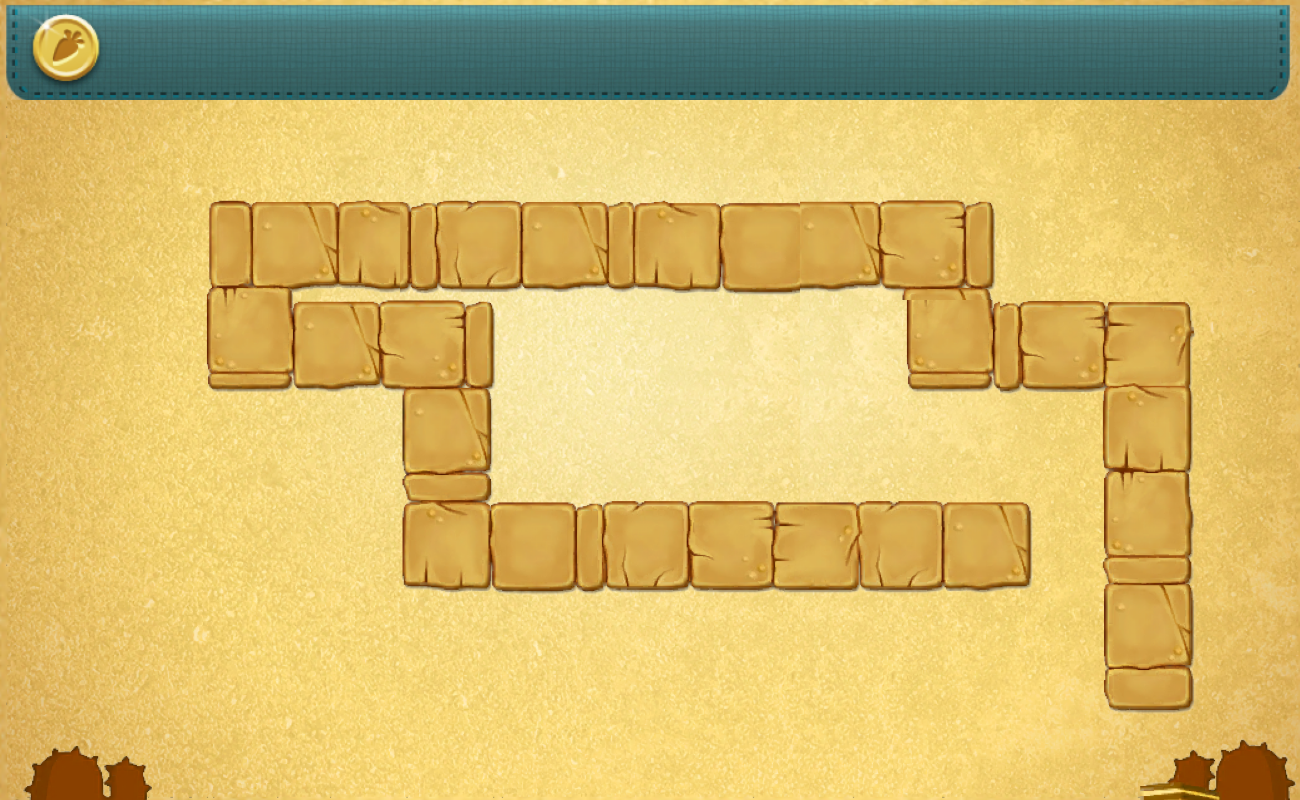

Below is a game level as drawn by its tile map, then a one-line description and the .tmx file that defines it, in full:
An orthogonal 13x8 tile map with 100x100 px tiles, 3 tile layers (Background, Map, Headline), 3 tilesets and 69 objects.

<map version="1.10" tiledversion="1.11.0" orientation="orthogonal" renderorder="right-down" width="13" height="8" tilewidth="100" tileheight="100" infinite="0" nextlayerid="9" nextobjectid="78">
 <tileset firstgid="1" name="Background3.1" tilewidth="100" tileheight="100" tilecount="96" columns="12">
  <image source="Background3.1.png" width="1200" height="807" />
 </tileset>
 <tileset firstgid="97" name="BG3" tilewidth="100" tileheight="100" tilecount="60" columns="12">
  <image source="BG3.png" width="1200" height="591" />
 </tileset>
 <tileset firstgid="157" name="Headline" tilewidth="100" tileheight="100" tilecount="13" columns="13">
  <image source="Headline.png" width="1300" height="118" />
 </tileset>
 <layer id="1" name="Background" width="13" height="8">
  <data encoding="csv">
1,2,3,4,5,6,7,8,8,9,10,11,12,
13,14,15,16,17,18,19,20,20,21,22,23,24,
25,26,27,28,29,30,31,32,32,33,34,35,36,
37,38,39,40,41,42,43,44,44,45,46,47,48,
49,50,51,52,53,54,55,56,56,57,58,59,60,
61,62,63,64,65,66,67,68,68,69,70,71,72,
73,74,75,76,77,78,79,80,80,81,82,83,84,
85,86,87,88,89,90,91,92,92,93,94,95,96
</data>
 </layer>
 <layer id="2" name="Map" width="13" height="8">
  <data encoding="csv">
0,0,0,0,0,0,0,0,0,0,0,0,0,
0,0,0,0,0,0,0,0,0,0,0,0,0,
0,0,110,111,113,114,115,116,123,124,0,0,0,
0,0,122,123,124,0,0,0,121,122,106,107,0,
0,0,0,135,136,0,0,0,0,0,118,119,0,
0,0,0,0,148,149,150,151,152,153,154,131,0,
0,0,0,0,0,0,0,0,0,0,142,143,0,
145,146,0,0,0,0,0,0,0,0,0,155,156
</data>
 </layer>
 <objectgroup id="3" name="TowerPosition">
  <object id="1" x="0" y="100" width="100" height="100" />
  <object id="2" x="100" y="100" width="100" height="100" />
  <object id="3" x="200" y="100" width="100" height="100" />
  <object id="4" x="300" y="100" width="100" height="100" />
  <object id="5" x="400" y="100" width="100" height="100" />
  <object id="6" x="0" y="200" width="100" height="100" />
  <object id="7" x="100" y="200" width="100" height="100" />
  <object id="8" x="0" y="300" width="100" height="100" />
  <object id="9" x="100" y="300" width="100" height="100" />
  <object id="10" x="0" y="400" width="100" height="100" />
  <object id="11" x="100" y="400" width="100" height="100" />
  <object id="12" x="200" y="400" width="100" height="100" />
  <object id="13" x="300" y="400" width="100" height="100" />
  <object id="14" x="0" y="500" width="100" height="100" />
  <object id="15" x="100" y="500" width="100" height="100" />
  <object id="16" x="200" y="500" width="100" height="100" />
  <object id="17" x="300" y="500" width="100" height="100" />
  <object id="18" x="0" y="600" width="100" height="100" />
  <object id="19" x="100" y="600" width="100" height="100" />
  <object id="20" x="200" y="600" width="100" height="100" />
  <object id="21" x="300" y="600" width="100" height="100" />
  <object id="22" x="400" y="600" width="100" height="100" />
  <object id="23" x="500" y="600" width="100" height="100" />
  <object id="24" x="600" y="600" width="100" height="100" />
  <object id="25" x="700" y="600" width="100" height="100" />
  <object id="26" x="800" y="600" width="100" height="100" />
  <object id="27" x="900" y="600" width="100" height="100" />
  <object id="28" x="500" y="300" width="100" height="100" />
  <object id="29" x="500" y="100" width="100" height="100" />
  <object id="30" x="600" y="100" width="100" height="100" />
  <object id="31" x="700" y="100" width="100" height="100" />
  <object id="32" x="800" y="100" width="100" height="100" />
  <object id="33" x="600" y="300" width="100" height="100" />
  <object id="34" x="500" y="400" width="100" height="100" />
  <object id="35" x="600" y="400" width="100" height="100" />
  <object id="36" x="700" y="300" width="100" height="100" />
  <object id="37" x="700" y="400" width="100" height="100" />
  <object id="38" x="800" y="300" width="100" height="100" />
  <object id="39" x="800" y="400" width="100" height="100" />
  <object id="40" x="900" y="400" width="100" height="100" />
  <object id="41" x="1000" y="400" width="100" height="100" />
  <object id="42" x="900" y="100" width="100" height="100" />
  <object id="43" x="1000" y="100" width="100" height="100" />
  <object id="44" x="1100" y="100" width="100" height="100" />
  <object id="45" x="1000" y="200" width="100" height="100" />
  <object id="46" x="1100" y="200" width="100" height="100" />
  <object id="53" x="1000" y="600" width="100" height="100" />
  <object id="54" x="1000" y="700" width="100" height="100" />
  <object id="55" x="900" y="700" width="100" height="100" />
  <object id="56" x="800" y="700" width="100" height="100" />
  <object id="57" x="700" y="700" width="100" height="100" />
  <object id="58" x="600" y="700" width="100" height="100" />
  <object id="59" x="500" y="700" width="100" height="100" />
  <object id="60" x="400" y="700" width="100" height="100" />
  <object id="61" x="300" y="700" width="100" height="100" />
  <object id="62" x="200" y="700" width="100" height="100" />
 </objectgroup>
 <layer id="5" name="Headline" width="13" height="8">
  <data encoding="csv">
157,158,159,160,161,162,163,164,165,166,167,168,169,
0,0,0,0,0,0,0,0,0,0,0,0,0,
0,0,0,0,0,0,0,0,0,0,0,0,0,
0,0,0,0,0,0,0,0,0,0,0,0,0,
0,0,0,0,0,0,0,0,0,0,0,0,0,
0,0,0,0,0,0,0,0,0,0,0,0,0,
0,0,0,0,0,0,0,0,0,0,0,0,0,
0,0,0,0,0,0,0,0,0,0,0,0,0
</data>
 </layer>
 <objectgroup id="4" name="Carrot">
  <object id="63" x="1100" y="618" width="100" height="100" />
  <object id="64" x="374" y="-518" width="2" />
 </objectgroup>
 <objectgroup id="6" name="Grass">
  <object id="65" x="1000" y="200" width="100" height="100" />
  <object id="66" x="1100" y="200" width="100" height="100" />
  <object id="67" x="1000" y="400" width="100" height="100" />
  <object id="68" x="900" y="400" width="100" height="100" />
 </objectgroup>
 <objectgroup id="7" name="Stone">
  <object id="70" x="700" y="100" width="200" height="100" />
  <object id="71" x="500" y="100" width="200" height="100" />
  <object id="72" x="300" y="100" width="200" height="100" />
 </objectgroup>
 <objectgroup id="8" name="Treasure">
  <object id="74" x="800" y="600" width="200" height="200" />
  <object id="75" x="600" y="600" width="200" height="200" />
  <object id="76" x="400" y="600" width="200" height="200" />
  <object id="77" x="200" y="600" width="200" height="200" />
 </objectgroup>
</map>